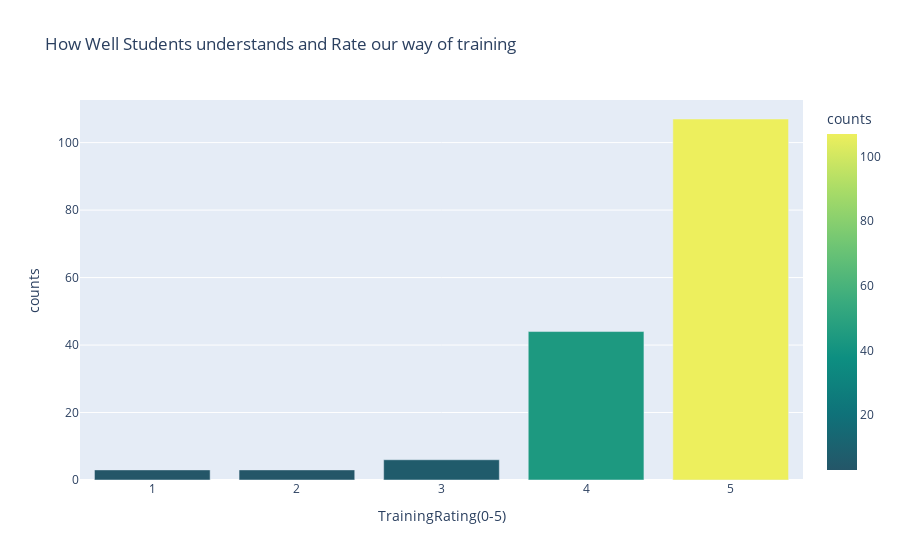

Write notebook code for a chart like this one.
### Code cell
fig = px.bar(TrainingRating,
             x='TrainingRating(0-5)',
             y='counts',
             color='counts',
             color_continuous_scale='Aggrnyl',
             title='How Well Students understands and Rate our way of training')
fig.show()

### Figure 1 — Plotly figure (JSON) as saved in the notebook; plotly's stock layout.template omitted (floating-point values rounded to 4 significant figures)
{"data": [{"alignmentgroup": "True", "hovertemplate": "TrainingRating(0-5)=%{x}<br>counts=%{marker.color}<extra></extra>", "legendgroup": "", "marker": {"color": [3, 3, 6, 44, 107], "coloraxis": "coloraxis"}, "name": "", "offsetgroup": "", "orientation": "v", "showlegend": false, "textposition": "auto", "type": "bar", "x": [1, 2, 3, 4, 5], "xaxis": "x", "y": [3, 3, 6, 44, 107], "yaxis": "y"}], "layout": {"barmode": "relative", "coloraxis": {"colorbar": {"title": {"text": "counts"}}, "colorscale": [[0, "rgb(36, 86, 104)"], [0.1667, "rgb(15, 114, 121)"], [0.3333, "rgb(13, 143, 129)"], [0.5, "rgb(57, 171, 126)"], [0.6667, "rgb(110, 197, 116)"], [0.8333, "rgb(169, 220, 103)"], [1, "rgb(237, 239, 93)"]]}, "legend": {"tracegroupgap": 0}, "title": {"text": "How Well Students understands and Rate our way of training"}, "xaxis": {"anchor": "y", "domain": [0, 1], "title": {"text": "TrainingRating(0-5)"}}, "yaxis": {"anchor": "x", "domain": [0, 1], "title": {"text": "counts"}}}}
